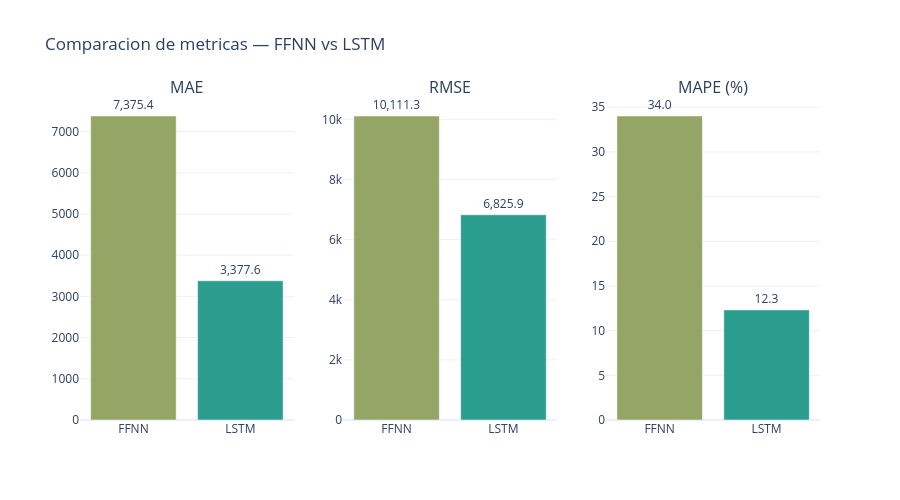

Notebook cell for this chart:
### Markdown cell above
Los resultados muestran una diferencia clara entre los dos modelos.

La **FFNN** logra seguir parcialmente el comportamiento general de la serie, pero presenta errores mas grandes, especialmente en el spike de Halloween. Su `MAPE` de `34%` indica que las predicciones suelen alejarse bastante de los valores reales.

Por otro lado, la LSTM obtiene mejores resultados en todas las métricas:
- Reduce el `MAE` de ~7.3k a ~3.3k views.
- Disminuye significativamente el `RMSE`, lo que sugiere un mejor manejo de errores grandes y del spike principal.
- Obtiene un `MAPE` mucho menor (`12.3%`)

En general, estos resultados sugieren que la LSTM logra capturar mejor la dinámica temporal de la serie y la aceleración de Halloween.

### Code cell
fig = make_subplots(rows=1, cols=3, subplot_titles=['MAE', 'RMSE', 'MAPE (%)'])
colores = ['#95a565', '#2a9d8f']
modelos = ['FFNN', 'LSTM']

for col, metrica in enumerate(['MAE', 'RMSE', 'MAPE (%)'], start=1):
    vals = [m_ffnn[metrica], m_lstm[metrica]]
    fig.add_trace(
        go.Bar(x=modelos, y=vals, marker_color=colores,
               text=[f'{v:,.1f}' for v in vals],
               textposition='outside', showlegend=False),
        row=1, col=col
    )

fig.update_layout(title='Comparacion de metricas — FFNN vs LSTM',
                  template='plotly_white', height=500)
fig.write_html('Assets/metricas_comparativa_2.html',include_plotlyjs='cdn', full_html=False)
fig.show()

### Figure 1 — Plotly figure (JSON) as saved in the notebook; plotly's stock layout.template omitted (floating-point values rounded to 4 significant figures)
{"data": [{"marker": {"color": ["#95a565", "#2a9d8f"]}, "showlegend": false, "text": ["7,375.4", "3,377.6"], "textposition": "outside", "type": "bar", "x": ["FFNN", "LSTM"], "xaxis": "x", "y": [7375.0, 3378.0], "yaxis": "y"}, {"marker": {"color": ["#95a565", "#2a9d8f"]}, "showlegend": false, "text": ["10,111.3", "6,825.9"], "textposition": "outside", "type": "bar", "x": ["FFNN", "LSTM"], "xaxis": "x2", "y": [10110.0, 6826.0], "yaxis": "y2"}, {"marker": {"color": ["#95a565", "#2a9d8f"]}, "showlegend": false, "text": ["34.0", "12.3"], "textposition": "outside", "type": "bar", "x": ["FFNN", "LSTM"], "xaxis": "x3", "y": [34.02, 12.32], "yaxis": "y3"}], "layout": {"annotations": [{"font": {"size": 16}, "showarrow": false, "text": "MAE", "x": 0.1444, "xanchor": "center", "xref": "paper", "y": 1, "yanchor": "bottom", "yref": "paper"}, {"font": {"size": 16}, "showarrow": false, "text": "RMSE", "x": 0.5, "xanchor": "center", "xref": "paper", "y": 1, "yanchor": "bottom", "yref": "paper"}, {"font": {"size": 16}, "showarrow": false, "text": "MAPE (%)", "x": 0.8556, "xanchor": "center", "xref": "paper", "y": 1, "yanchor": "bottom", "yref": "paper"}], "height": 500, "title": {"text": "Comparacion de metricas — FFNN vs LSTM"}, "xaxis": {"anchor": "y", "domain": [0, 0.2889]}, "xaxis2": {"anchor": "y2", "domain": [0.3556, 0.6444]}, "xaxis3": {"anchor": "y3", "domain": [0.7111, 1]}, "yaxis": {"anchor": "x", "domain": [0, 1]}, "yaxis2": {"anchor": "x2", "domain": [0, 1]}, "yaxis3": {"anchor": "x3", "domain": [0, 1]}}}
